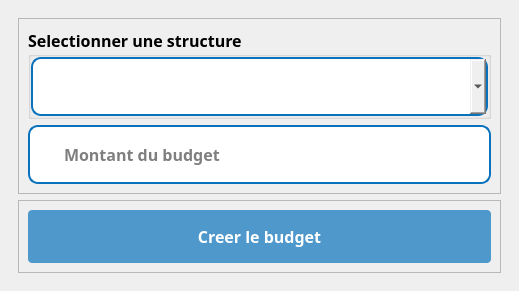
<?xml version="1.0" encoding="UTF-8"?>
<ui version="4.0">
 <class>Dialog</class>
 <widget class="QDialog" name="Dialog">
  <property name="geometry">
   <rect>
    <x>0</x>
    <y>0</y>
    <width>519</width>
    <height>280</height>
   </rect>
  </property>
  <property name="windowTitle">
   <string>Dialog</string>
  </property>
  <layout class="QVBoxLayout" name="verticalLayout">
   <property name="spacing">
    <number>0</number>
   </property>
   <property name="leftMargin">
    <number>0</number>
   </property>
   <property name="topMargin">
    <number>0</number>
   </property>
   <property name="rightMargin">
    <number>0</number>
   </property>
   <property name="bottomMargin">
    <number>0</number>
   </property>
   <item>
    <widget class="QWidget" name="widget" native="true">
     <layout class="QVBoxLayout" name="verticalLayout_2">
      <property name="spacing">
       <number>0</number>
      </property>
      <property name="leftMargin">
       <number>0</number>
      </property>
      <property name="topMargin">
       <number>0</number>
      </property>
      <property name="rightMargin">
       <number>0</number>
      </property>
      <property name="bottomMargin">
       <number>0</number>
      </property>
      <item>
       <widget class="QWidget" name="widget_2" native="true">
        <layout class="QVBoxLayout" name="verticalLayout_3">
         <item>
          <widget class="QWidget" name="widget_3" native="true">
           <layout class="QVBoxLayout" name="verticalLayout_4">
            <item>
             <widget class="QFrame" name="frame_5">
              <property name="styleSheet">
               <string notr="true"/>
              </property>
              <property name="frameShape">
               <enum>QFrame::StyledPanel</enum>
              </property>
              <property name="frameShadow">
               <enum>QFrame::Raised</enum>
              </property>
              <layout class="QVBoxLayout" name="verticalLayout_5">
               <item>
                <widget class="QGroupBox" name="groupBox">
                 <property name="font">
                  <font>
                   <family>GeForce</family>
                   <pointsize>12</pointsize>
                   <weight>75</weight>
                   <bold>true</bold>
                  </font>
                 </property>
                 <property name="title">
                  <string>Selectionner une structure</string>
                 </property>
                 <layout class="QVBoxLayout" name="verticalLayout_6">
                  <property name="spacing">
                   <number>0</number>
                  </property>
                  <property name="leftMargin">
                   <number>0</number>
                  </property>
                  <property name="topMargin">
                   <number>0</number>
                  </property>
                  <property name="rightMargin">
                   <number>0</number>
                  </property>
                  <property name="bottomMargin">
                   <number>0</number>
                  </property>
                  <item>
                   <widget class="QFrame" name="input_3">
                    <property name="styleSheet">
                     <string notr="true">#input_3{
	background:white;
	border-radius:10px;
	border:2px  solid rgb(10, 114, 189);
}

#lineEdit_3{
	border: none;
}</string>
                    </property>
                    <property name="frameShape">
                     <enum>QFrame::StyledPanel</enum>
                    </property>
                    <property name="frameShadow">
                     <enum>QFrame::Raised</enum>
                    </property>
                    <layout class="QHBoxLayout" name="horizontalLayout_3">
                     <property name="spacing">
                      <number>0</number>
                     </property>
                     <property name="leftMargin">
                      <number>10</number>
                     </property>
                     <property name="topMargin">
                      <number>0</number>
                     </property>
                     <property name="rightMargin">
                      <number>0</number>
                     </property>
                     <property name="bottomMargin">
                      <number>0</number>
                     </property>
                     <item>
                      <widget class="QLabel" name="label_6">
                       <property name="maximumSize">
                        <size>
                         <width>30</width>
                         <height>30</height>
                        </size>
                       </property>
                       <property name="text">
                        <string/>
                       </property>
                       <property name="pixmap">
                        <pixmap>../../static/asset/icons/blue/credit-card.svg</pixmap>
                       </property>
                       <property name="scaledContents">
                        <bool>true</bool>
                       </property>
                      </widget>
                     </item>
                     <item>
                      <widget class="QComboBox" name="structure">
                       <property name="font">
                        <font>
                         <family>GeForce</family>
                         <pointsize>12</pointsize>
                         <weight>50</weight>
                         <bold>false</bold>
                        </font>
                       </property>
                       <property name="styleSheet">
                        <string notr="true">padding:15px;
border-radius:10px</string>
                       </property>
                      </widget>
                     </item>
                    </layout>
                   </widget>
                  </item>
                 </layout>
                </widget>
               </item>
               <item>
                <widget class="QFrame" name="input_2">
                 <property name="styleSheet">
                  <string notr="true">#input_2{
	background:white;
	border-radius:10px;
	border:2px  solid rgb(10, 114, 189);
}

#lineEdit_2{
	border: none;
}</string>
                 </property>
                 <property name="frameShape">
                  <enum>QFrame::StyledPanel</enum>
                 </property>
                 <property name="frameShadow">
                  <enum>QFrame::Raised</enum>
                 </property>
                 <layout class="QHBoxLayout" name="horizontalLayout_2">
                  <property name="spacing">
                   <number>0</number>
                  </property>
                  <property name="leftMargin">
                   <number>10</number>
                  </property>
                  <property name="topMargin">
                   <number>0</number>
                  </property>
                  <property name="rightMargin">
                   <number>0</number>
                  </property>
                  <property name="bottomMargin">
                   <number>0</number>
                  </property>
                  <item>
                   <widget class="QLabel" name="label_5">
                    <property name="maximumSize">
                     <size>
                      <width>30</width>
                      <height>30</height>
                     </size>
                    </property>
                    <property name="text">
                     <string/>
                    </property>
                    <property name="pixmap">
                     <pixmap>../../static/asset/icons/blue/dollar-sign.svg</pixmap>
                    </property>
                    <property name="scaledContents">
                     <bool>true</bool>
                    </property>
                   </widget>
                  </item>
                  <item>
                   <widget class="QLineEdit" name="montant">
                    <property name="font">
                     <font>
                      <family>GeForce</family>
                      <pointsize>12</pointsize>
                      <weight>75</weight>
                      <bold>true</bold>
                     </font>
                    </property>
                    <property name="styleSheet">
                     <string notr="true">padding:15px;
border-radius:10px</string>
                    </property>
                    <property name="placeholderText">
                     <string>Montant du budget</string>
                    </property>
                   </widget>
                  </item>
                 </layout>
                </widget>
               </item>
              </layout>
             </widget>
            </item>
            <item>
             <widget class="QFrame" name="frame_2">
              <property name="frameShape">
               <enum>QFrame::StyledPanel</enum>
              </property>
              <property name="frameShadow">
               <enum>QFrame::Raised</enum>
              </property>
              <layout class="QVBoxLayout" name="verticalLayout_9">
               <item>
                <widget class="QPushButton" name="saveBudget">
                 <property name="font">
                  <font>
                   <family>GeForce</family>
                   <pointsize>12</pointsize>
                   <weight>75</weight>
                   <bold>true</bold>
                  </font>
                 </property>
                 <property name="cursor">
                  <cursorShape>PointingHandCursor</cursorShape>
                 </property>
                 <property name="styleSheet">
                  <string notr="true">#saveBudget{
	background: rgb(10, 114, 189, 0.7);
	color: rgb(255, 255, 255);
	border-radius:4px;
	padding: 15px
}

#saveBudget:hover{
	background: rgb(10, 114, 189, 1);
	border-radius:4px
}
</string>
                 </property>
                 <property name="text">
                  <string>Creer le budget</string>
                 </property>
                 <property name="icon">
                  <iconset>
                   <normaloff>../../static/asset/icons/white/save.svg</normaloff>../../static/asset/icons/white/save.svg</iconset>
                 </property>
                 <property name="iconSize">
                  <size>
                   <width>25</width>
                   <height>25</height>
                  </size>
                 </property>
                </widget>
               </item>
              </layout>
             </widget>
            </item>
           </layout>
          </widget>
         </item>
        </layout>
       </widget>
      </item>
     </layout>
    </widget>
   </item>
  </layout>
 </widget>
 <resources/>
 <connections/>
</ui>
